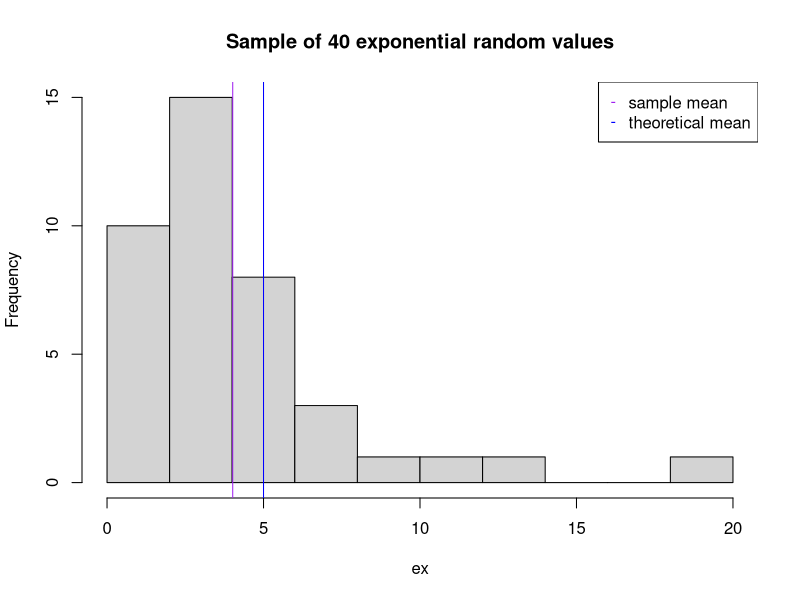
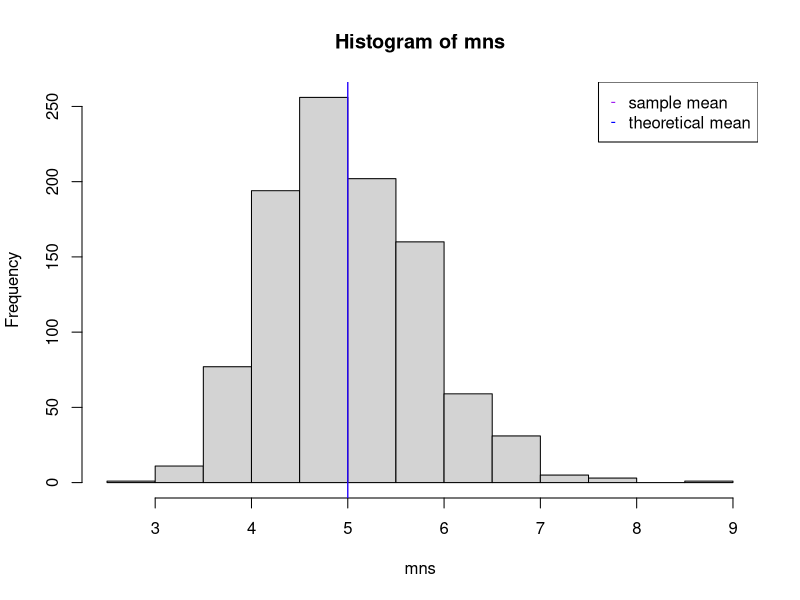

These charts were generated, in order, by the following R code:
## ---- chunk 1
knitr::opts_chunk$set(echo = TRUE)
## ---- chunk 2
set.seed(3487)
ex <- rexp(40, .2)
m <- round(mean(ex), digits = 3)
sde <- round(sd(ex), digits = 3)
v <- round(sde^2, digits = 3)
hist(ex, main = "Sample of 40 exponential random values")
abline(v=m, col="purple")
abline(v=1/0.2, col="blue")
legend("topright", pch = "-", col = c("purple", "blue"), legend = c("sample mean", "theoretical mean"))

## ---- chunk 3
mns <- NULL
for (i in 1 : 1000) mns = c(mns, mean(rexp(40, .2)))
hist(mns)
abline(v=mean(mns), col = "purple")
abline(v=5, col="blue")
legend("topright", pch = "-", col = c("purple", "blue"), legend = c("sample mean", "theoretical mean"))
